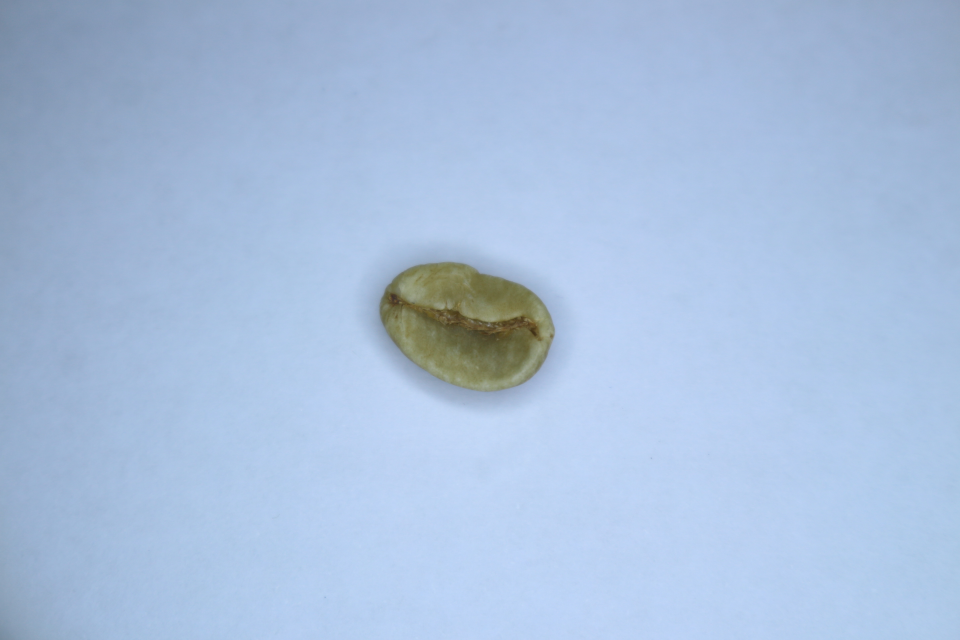
#> input picture DATASET/1. Light Coffee/1.1 Green Coffee/L_GC_ (1).JPG, 2880 x 1920 px (shown at 1/3 size); its folder holds only this picture in this run
$ jupyter execute --allow-errors 'Feature Extraction.ipynb'   (older library calls are emulated)
#> lines starting #> are read from the running program, lines starting #| are printed output that depends on the picture
#> further down, img is the input picture: shape (1920, 2880, 3); mean B, G, R 221.7, 191.6, 169.1
#> `gray = cv2.cvtColor(img, cv2.COLOR_BGR2GRAY)`:
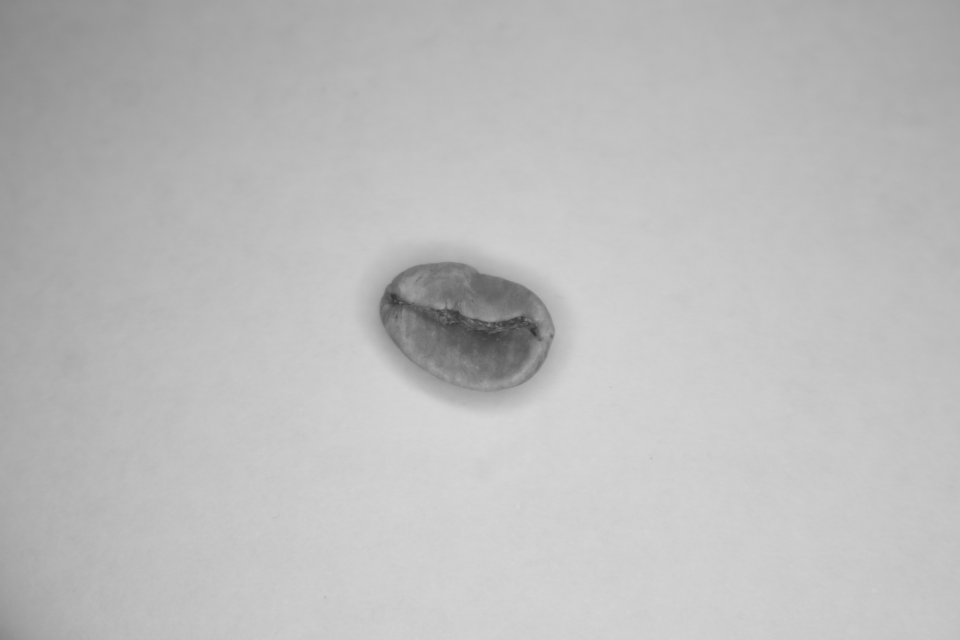
#> gray: shape (1920, 2880) (shown at 1/3 size); min 48, max 218, mean 188.4
#> `crop = gray[ymin:ymax, xmin:xmax]`:
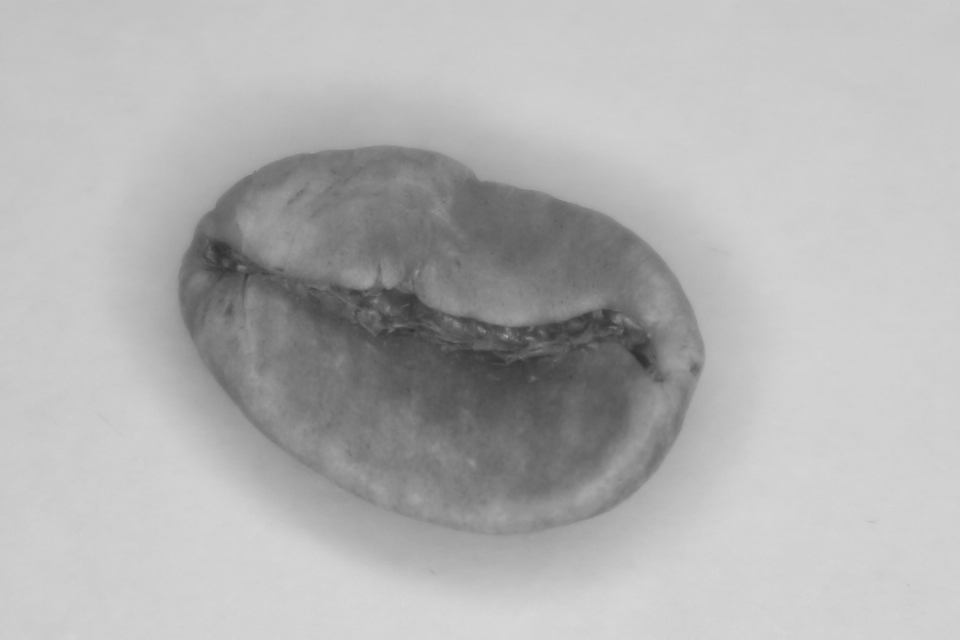
#> crop: shape (640, 960); min 48, max 216, mean 178.5
[cell 1]
import numpy as np
import cv2
import os
import re

[cell 2]
def normalize_label(str_):
    str_ = str_.replace(" ", "")
    str_ = str_.translate(str_.maketrans("","", "()"))
    str_ = str_.split("_")
    return ''.join(str_[:2])

def normalize_word(names):
    text = '-'.join(names) if len(names) > 1 else names[0]
    text = re.sub(r'\d+', '', text)
    text = text.replace(".", "")
    text = text.strip()
    return text

def print_progress(val, val_len, folder, sub_folder, filename, bar_size=10):
    progr = "#"*round((val)*bar_size/val_len) + " "*round((val_len - (val))*bar_size/val_len)
    if val == 0:
        print("", end = "\n")
    else:
        print("[%s] folder : %s/%s/ ----> file : %s" % (progr, folder, sub_folder, filename), end="\r")

## Preprocessing

- convert to grayscale
- crop ROI
- resize image

[cell 3]
dataset_dir = "DATASET/"

imgs = [] #list image matrix
labels = []
header_labels = []
descs = []
#> (the rest of this cell did not finish here and is left out)

[cell 4]
for i in set(zip (header_labels, labels)):
    print(i[1], "\t:", i[0])

#> (a cell that did not finish here is left out)

[cell 6]
imgs[0].shape
#> Out = (320, 480)

[cell 7]
len(labels)

### Feature Extraction - GLCM

[cell 8]
from skimage.feature import greycomatrix, greycoprops

[cell 9]
import pandas as pd

#### Library
https://scikit-image.org/docs/stable/api/skimage.feature.html#skimage.feature.greycoprops

#### Metric GLCM :

[cell 10]
glcm = greycomatrix(imgs[0], distances=[5], angles=[0], levels=256,
                    symmetric=True, normed=True)

[cell 11]
print('dissimilarity \t: %.04f' % greycoprops(glcm, 'dissimilarity')[0, 0])
#| dissimilarity 	: 3.2255
print('correlation \t: %.04f' % greycoprops(glcm, 'correlation')[0, 0])
#| correlation 	: 0.9859
print('homogeneity \t: %.04f' % greycoprops(glcm, 'homogeneity')[0, 0])
#| homogeneity 	: 0.4271
print('contrast \t: %.04f' % greycoprops(glcm, 'contrast')[0, 0])
#| contrast 	: 42.8574
print('ASM \t\t: %.04f' % greycoprops(glcm, 'ASM')[0, 0])
#| ASM 		: 0.0054
print('energy \t\t: %.04f' % greycoprops(glcm, 'energy')[0, 0])
#| energy 		: 0.0737

[cell 12]
def calc_glcm_feature(img, label, dists=[5], agls=[0], lvl=256, sym=True, norm=True):

    glcm = greycomatrix(img,
                        distances=dists,
                        angles=agls,
                        levels=lvl,
                        symmetric=sym,
                        normed=norm)
    feature = []
    feature.append(greycoprops(glcm, 'dissimilarity')[0, 0])
    feature.append(greycoprops(glcm, 'correlation')[0, 0])
    feature.append(greycoprops(glcm, 'homogeneity')[0, 0])
    feature.append(greycoprops(glcm, 'contrast')[0, 0])
    feature.append(greycoprops(glcm, 'ASM')[0, 0])
    feature.append(greycoprops(glcm, 'energy')[0, 0])
    feature.append(label)

    return feature

[cell 13]
glcm_features = []
for img, label in zip(imgs, labels):
    glcm_features.append(calc_glcm_feature(img, label))
#> this loop made 1 pass
#> label on pass 1: 'Light Coffee'
#> after the loop, glcm_features = [[3.23, 0.986, 0.427, 42.86, 0.00544, 0.0737, 'Light Coffee']]

[cell 14]
# Create the pandas DataFrame for GLCM features data
glcm_features_df = pd.DataFrame(glcm_features,
                                columns = ['dissimilarity',
                                           'correlation',
                                           'homogeneity',
                                           'contrast',
                                           'ASM',
                                           'energy',
                                           'label'])
#> glcm_features_df = table of 1 rows and 7 columns

[cell 15]
glcm_features_df.head(7)
#> Out = table of 1 rows and 7 columns

___
___
___

## Create GLCM Feature for all Angles

[cell 16]
def calc_glcm_all_agls(img, label, props, dists=[5], agls=[0, np.pi/4, np.pi/2, 3*np.pi/4], lvl=256, sym=True, norm=True):

    glcm = greycomatrix(img,
                        distances=dists,
                        angles=agls,
                        levels=lvl,
                        symmetric=sym,
                        normed=norm)
    feature = []
    glcm_props = [propery for name in props for propery in greycoprops(glcm, name)[0]]
    for item in glcm_props:
            feature.append(item)
    feature.append(label)

    return feature

[cell 17]
properties = ['dissimilarity', 'correlation', 'homogeneity', 'contrast', 'ASM', 'energy']

[cell 18]
glcm_all_agls = []
for img, label in zip(imgs, labels): #change this from labels to header_labels
    glcm_all_agls.append(
            calc_glcm_all_agls(img,
                                label,
                                props=properties)
                            )
#> after the loop, glcm_all_agls = 1 item

[cell 19]
columns = []
angles = ['0', '45', '90','135']
for name in properties :
    for ang in angles:
        columns.append(name + "_" + ang)

columns.append("label")

[cell 20]
glcm_df = pd.DataFrame(glcm_all_agls,
                      columns = columns)
#> glcm_df = table of 1 rows and 25 columns

[cell 21]
glcm_df.head(7)
#> Out = table of 1 rows and 25 columns
